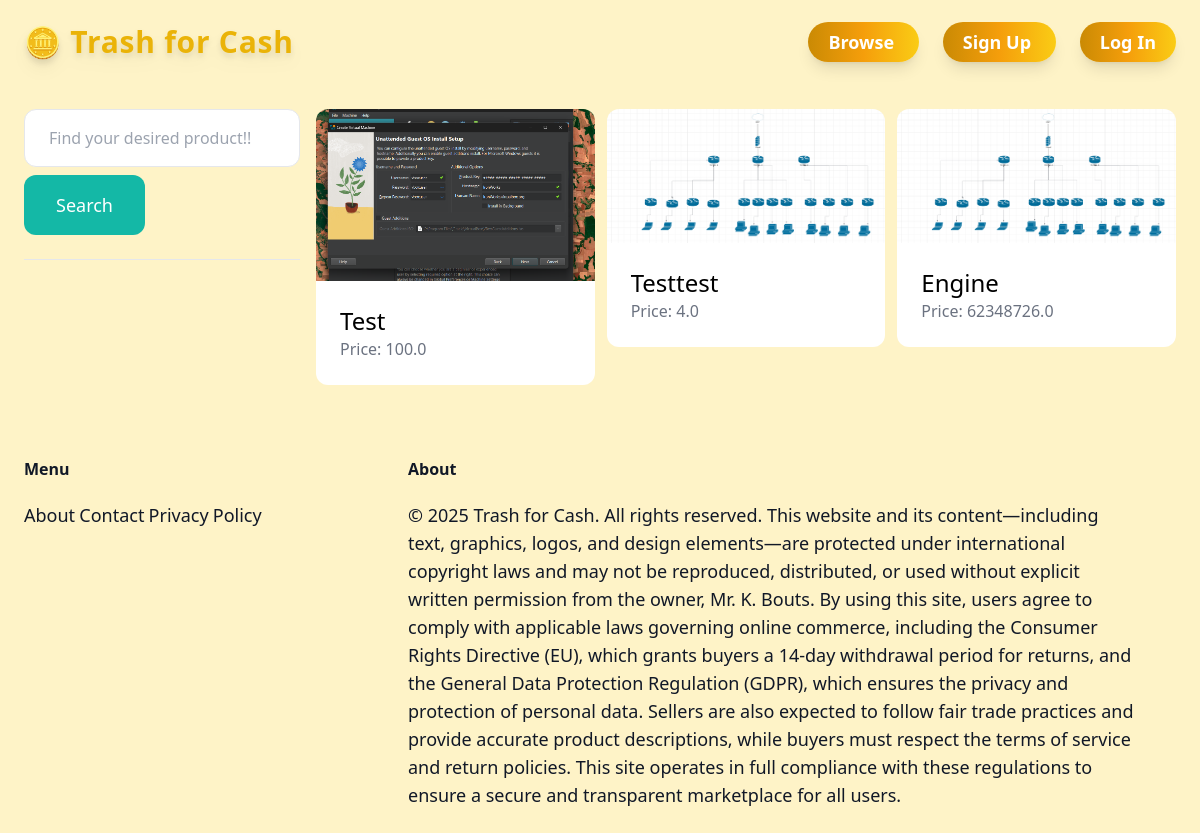
The app's page /items/, older data.
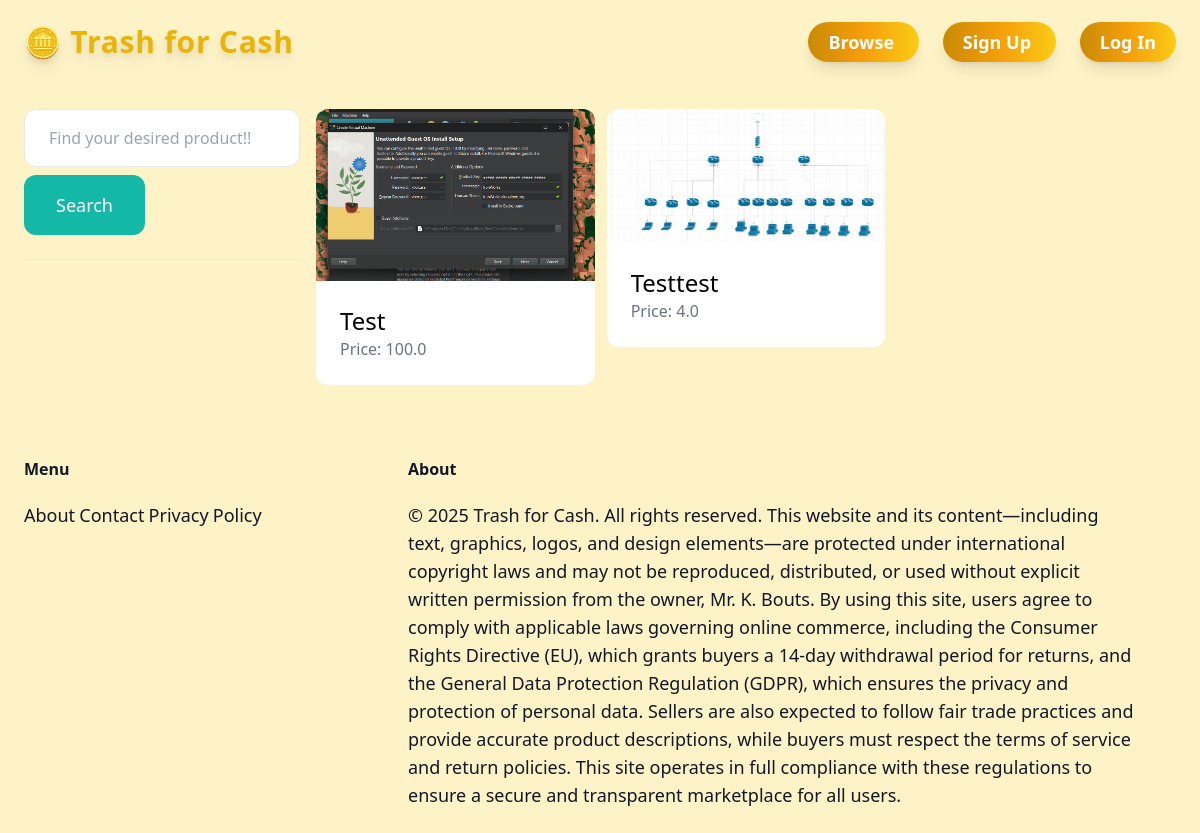
The same page, newer data.
### item/models.py (models this page shows, shortened)
class Item(models.Model):
     category= models.ForeignKey(Category, related_name='items', on_delete=models.CASCADE)
     name=models.CharField(max_length=255)
     description = models.TextField(blank=True, null=True)
     price = models.FloatField()
     image = models.ImageField(upload_to='item_images', blank=True, null=True)
     is_sold = models.BooleanField(default=False)
     created_at = models.DateTimeField(auto_now_add=True)
     created_by = models.ForeignKey(User, related_name='items', on_delete=models.CASCADE)

### item/views.py (the view)
# urls.py: path('', views.items, name='items'),
def items(request):
    querry = request.GET.get('querry', '')
    categories = Category.objects.all()
    items = Item.objects.filter(is_sold=False)
    if querry:
        items = items.filter(Q(name__icontains=querry) | Q(description__icontains=querry))
    return render(request, 'item/items.html', {
        'items':items,
    })

### item/templates/item/items.html (shortened to what this page needs)
{% extends 'core/base.html' %}
{% block content %}
    <div class="pb-6 grid grid-cols-4 gap-4">
        <div class="col-span-1">
            <form method="get" action="{% url 'item:items' %}">
                <input name="querry" class="w-full py-4 px-6 border rounded-xl" type="text" value="{{ querry }}" placeholder="Find your desired product!!">
                <button class="mt-2 py-4 px-8 text-lg bg-teal-500 text-white rounded-xl">Search</button>
            </form>
            <hr class="my-6">
        </div>
        <div class="col-span-3">
             <div class="grid grid-cols-3 gap-3">
                {% for item in items %}
                    <div>
                         <a href="{% url 'item:detail' item.id %}">
                            <div>
                                 <img src="{{ item.image.url }}" class="rounded-t-xl">
                            </div>
                              <div class="p-6 bg-white rounded-b-xl">
                                 <h2 class ="text-2xl">
                                      {{ item.name }}
                                    </h2>
                                     <p class="text-gray-500">
                                        Price: {{ item.price }}
                                     </p>
                                 </div>
                            </a>
                    </div>
                {% endfor %}
             </div>
        </div>
    </div>
{% endblock %}

Row changes from the older to the newer data that the page shows:
removed Item: image (picture), name "Engine", price "62348726.0"
